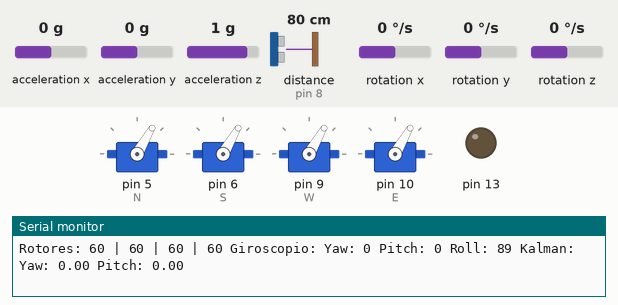
Simulated run of this sketch. Board: Arduino Uno, built with avr-gcc and run on an emulated ATmega328P. On the bench: 4 × servo, output pins drawn as LEDs (lit = HIGH), the last lines printed to the serial monitor. The test bench sets the inputs (shaded band); at power-on: acceleration x 0 g, acceleration y 0 g, acceleration z 1 g, distance to the obstacle (sensor on pin 8) 80 cm, rotation x 0 °/s, rotation y 0 °/s, rotation z 0 °/s. The echo pulse lasts 58.3 µs per cm.

Above: at 6.2 s.
6.3 s: acceleration x set to -0.8 g
At 6.6 s:
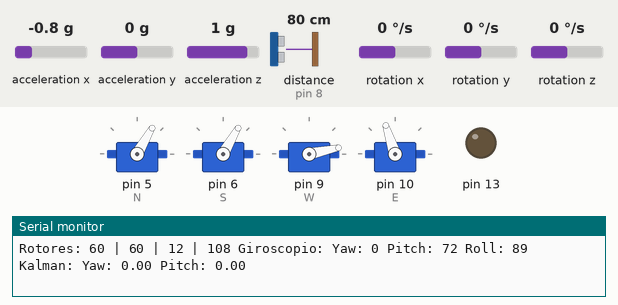
7.8 s: acceleration y set to -1.4 g
At 9.0 s:
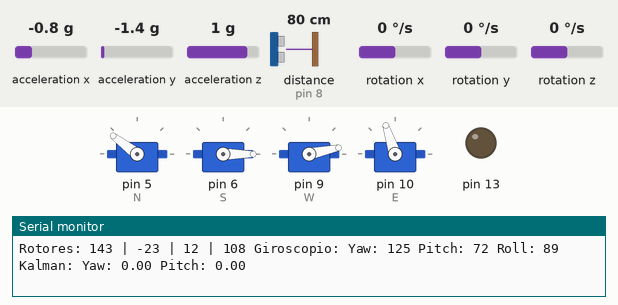
9.3 s: acceleration x set to -1.4 g
At 10.1 s:
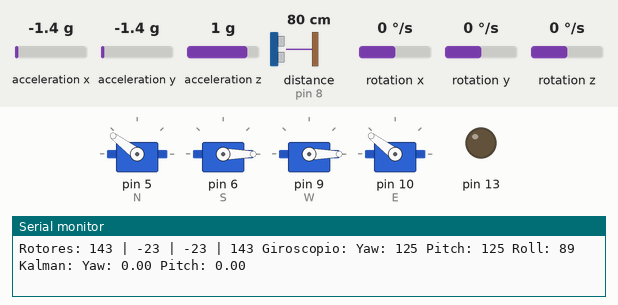
10.8 s: acceleration y set to -0.8 g
At 11.3 s:
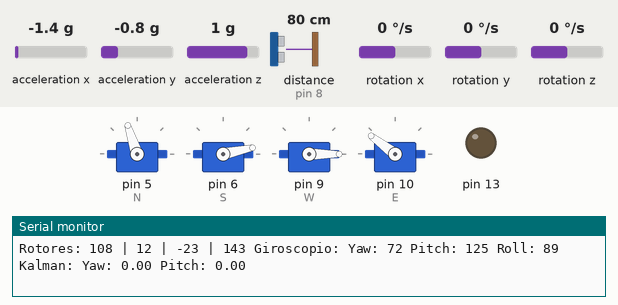
12.3 s: acceleration x set to 0 g
At 12.6 s:
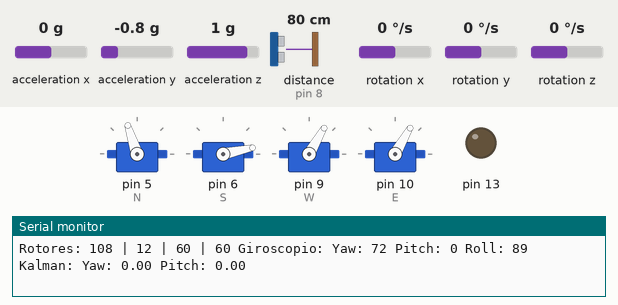
13.8 s: acceleration y set to 0.8 g
At 14.8 s:
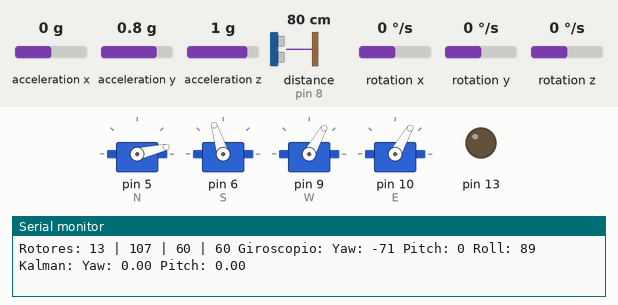
Timing chart, 0 to 16.3 s (numbered marks = the images above; inputs shaded):
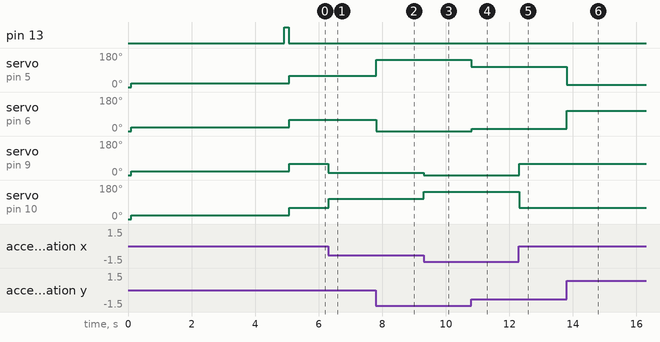

The sketch:

Arduino_receptor_V4.ino
```cpp
/*

 Programa desarrollado para controlar un quadcopter X por Miguel Garnacho Vélez.
 Su uso y modificación es totalmente libre, y dejo notas en el sketch para comprenderlo y mejorarlo.

 Para controlarlo necesitas las librerias incluidas en la carpeta "LIBRERIAS" y un programa de procesing, el cual usa un joystick de PC,
 y otras librerias, mas detalles en el programa de Procesing.
 Tambien se puede usar un mando de xbox modificado, y otra arduino. Los esquemas estan en "DOCUMENTOS". Por lo gneral vale cualquier mando d de Xbox,
 pero hay que tener en cuante que se necesitan habilidades de soldadura blanda y cables, aun así no es complicado, solo hace falta seguir los esquemas.

 El hardware del quadcopter puede se cualquiera, mientras que sean 4 motores brushless y un cuarto ESC. El IMU utilizado es el MPU6050, si tienes uno diferente
 tendrás que cmbiar de libreria y modificar el programa. Tiene que tener 3 ejes de giroscopio y 3 de acelerómetro.

 Sino comprendeis como funciona el filtro Kalman, me temo que no puedo explicaróslo dado que yo tampoco lo se. Es muy avanzado para mi.

*/
#include <Ultrasonic.h>
#include <SoftwareSerial.h>
#include <Servo.h>
#include <Wire.h>
#include <I2Cdev.h>
#include <MPU6050.h>

MPU6050 accelgyro;
int16_t ax, ay, az;
int16_t gx, gy, gz;
int yaw,pitch,roll;
//int pot,mod,restaX,restaY;
int YawRec,PitchRec,RollRec;
int Vel = 60;
int YawCor,PitchCor,RollCor;      //Valores para corregir la trayectoria.
int xVar,yVar;
unsigned long timer;
float timeStep = 0.02;

float biasGyroX, biasGyroY, biasGyroZ, biasAccelX, biasAccelY, biasAccelZ;
float pitchGyro = 0;
float pitchAccel = 0;
float pitchPrediction = 0; //Output of Kalman filter
float rollGyro = 0;
float rollAccel = 0;
float rollPrediction = 0;  //Output of Kalman filter
float giroVar = 0.1;
float deltaGiroVar = 0.1;
float accelVar = 5;
float Pxx = 1; // angle variance
float Pvv = 1; // angle change rate variance
float Pxv = 1; // angle and angle change rate covariance
float kx, kv;

SoftwareSerial xbee(2, 3); // RX, TX
Ultrasonic ultrasonic(9,8); // (Trig PIN,Echo PIN)

#define PARACAIDAS false
#define EST_SMP true
#define DB_S true
#define maxTiempoSinSenal 10000
#define AlturaM 30

// NUNCA DEFINIR LAS DOS A LA VEZ, PUEDE HABER ERRORES
//#define XBEE
#define SERIAL

//#define BAUDIOS 9600
#define BAUDIOS 115200

#define minS 20
#define maxS 200

#define minG -16500
#define maxG 16500
#define minDegree -90
#define maxDegree 90

#define minRec -15
#define maxRec 15

//Creo los rotores
Servo N, W, S ,E;

int Ns = 50;
int Ss = 50;
int Ws = 50;
int Es = 50;

int SELECT = 7;
int INTRO = 4;

int MODO = 5;
long int count;
int altura, alturaMx, AlturaSoporte;

void setup() //---------------------------------SETUP-------------------------------//

{

setupCom();
setupEst();
setupMotores();
setupKalman();

Serial.println("Setup completado");
pinMode(13, OUTPUT);digitalWrite(13, HIGH);delay(150);digitalWrite(13, LOW);

}

void loop() //------------------------------------LOOP--------------------------------//

{

timer = millis();

calcularYPR(); //Consigue el yaw, pitch, roll y los acelerómetros
//filtrarKalman(); //Lo filtra gracias al yaw pitch roll y acelerómetros
calcularVelocidad();
setVelocidad();

parachute(PARACAIDAS);
printD(DB_S);

timer = millis() - timer;
timer = (timeStep * 1000) - timer;
//delay(timer);

}

void serialEvent()

{

#ifdef XBEE
getDataXbee();
#endif

#ifdef SERIAL
getDataSerial();
#endif

}
```

Comunicacion.ino
```cpp
void setupCom()

{

Serial.begin(BAUDIOS);
xbee.begin(BAUDIOS);
xbee.println("PruebaXbee");


}

void getDataXbee()

{

 while (xbee.available() > 0)
  {
   if (xbee.read() == '%')
   {
    YawRec = xbee.parseInt();
    PitchRec = xbee.parseInt();
    RollRec = xbee.parseInt();
    Vel = xbee.parseInt();

    if (xbee.read() == '\n')
    {}
   }
  }
 }

void getDataSerial()

{
 while (Serial.available() > 0)
  {
   if (Serial.read() == '%')
   {
    YawRec = Serial.parseInt();
    PitchRec = Serial.parseInt();
    RollRec = Serial.parseInt();
    Vel = Serial.parseInt();
   }
  }
}
```

Debug.ino
```cpp
void printD(boolean t)

{
   if (t)
   {
      Serial.print("Rotores: ");
      Serial.print(Ns);Serial.print(" | ");Serial.print(Ss);Serial.print(" | ");Serial.print(Ws);Serial.print(" | ");Serial.print(Es);

      Serial.print(" Giroscopio:");
      Serial.print(" Yaw: ");Serial.print(yaw);Serial.print(" Pitch: ");Serial.print(pitch);Serial.print(" Roll: ");Serial.print(roll);

      //if (DB_S) {Serial.print(" Timer: ");Serial.print(timer);}

      Serial.print(" Kalman:");
      Serial.print(" Yaw: ");Serial.print(pitchPrediction);Serial.print(" Pitch: ");Serial.println(rollPrediction);

   }
}

void debugXbeeToSerial()

{
if (xbee.available() > 0)
{Serial.println(xbee.read());}
}

void debugXbee()
{
xbee.println("Probando transmision inalambrica por Xbee");
delay(1500);
}

void debugMotores()

{

 N.write(50);
 S.write(50);
 W.write(50);
 E.write(50);

delay(5000);

 N.write(100);
 S.write(100);
 W.write(100);
 E.write(100);

delay(5000);

 N.write(200);
 S.write(200);
 W.write(200);
 E.write(200);

delay(5000);

 N.write(20);
 S.write(20);
 W.write(20);
 E.write(20);

 delay(1000);

while (true) {} //Aqui finaliza el test hasta que se para.
}
```

Estabilizacion.ino
```cpp
void setupEst()

{

AlturaSoporte = ultrasonic.Ranging(CM);
alturaMx = AlturaM;

Wire.begin();
Serial.println("Initializing I2C devices...");
accelgyro.initialize();
Serial.println("Testing device connections..."); //Comprueba la conexion
Serial.println(accelgyro.testConnection() ? "MPU6050 connection successful" : "MPU6050 connection failed");

}

void calcularVelocidad()

{

YawCor = map(-yaw,-90,90,-Vel,Vel);
PitchCor = map(-pitch,-90,90,-Vel,Vel);

xVar = PitchCor + constrain(PitchRec,minRec,maxRec);
yVar = YawCor + constrain(YawRec,minRec,maxRec);

Ns = Vel - yVar;
Ss = Vel + yVar;
Es = Vel - xVar;
Ws = Vel + xVar;

}

void calcularYPR()

{

accelgyro.getMotion6(&gx, &gy, &gz, &ax, &ay, &az); //Consigue los datos del giroscopio

yaw = -map(gy, minG, maxG, minDegree, maxDegree);
pitch = -map(gx, minG, maxG, minDegree, maxDegree);
roll = map(gz, minG, maxG, minDegree, maxDegree);

}

void nivelar(int aM)

{

ultrasonic.Ranging(CM) - AlturaSoporte;
int velocidad;

if (altura < aM) //Los rotores bajan
{velocidad = 100;}
if (altura == aM) //Los rotores mantienn la altura
{velocidad = 80;}
if (altura > aM) //Los rotores suben
{velocidad = 75;}

setVelocidadTodos(velocidad);

}

/*
   delay(respuesta); //Respuesta
   Serial.println("Est"); //DEBUG
   //Calculos de variables necesarias

   pot = Ns; //Como todos los valores son iguales, da igual (a la hora de estabilizar)
   mod = int(map(sqrt(sq(X) + sq(Y)),0,128,0,pot)); //calcula el modulo
   restaX = int(map(X, minDegree, maxDegree, 0, pot));
   restaY = int(map(Y, minDegree, maxDegree, 0, pot));

   X = -X;Y = -Y;// Invierte el vector para contrarestar

   //Modificacion de velocidad

   if (X > 0 && Y > 0) // 1
   {
   Es = pot - mod;
   Ns = pot - restaY;
   Ss = pot - restaX;
   Ws = pot;
   }
   if (X < 0 && Y > 0)  // 2
   {
   Ns = pot - mod;
   Es = pot - restaY;
   Ws = pot - restaX;
   Ss = pot;
   }

   if (X < 0 && Y < 0) // 3
   {
   Ws = pot - mod;
   Ns = pot - restaY;
   Ss = pot - restaX;
   Es = pot;
   }
   if (X > 0 && Y < 0)  // 4
   {
   Ss = pot - mod;
   Es = pot - restaY;
   Ws = pot - restaX;
   Ns = pot;
   }

   if (X == 0) //Se mueve por el eje Y
   {
    if (Y > 0)
    {Ns = pot - restaY;Es = pot - restaY;Ws = pot;Ss = pot;}
    else
    {Ws = pot - restaY;Ss = pot - restaY;Ns = pot;Es = pot;}
   }
   if (Y == 0) //Se mueve por el eje X
   {
    if (X > 0)
    {Es = pot - restaX;Ss = pot - restaX;Ns = pot;Ws = pot;}
    else
    {Ws = pot - restaX;Ns = pot - restaX;Ss = pot;Es = pot;}
   }

   if (X == 0 && Y == 0) //Origen
   {Ns = pot;Ss = pot;Ws = pot;Es = pot;}
*/
```

Kalman.ino
```cpp
void setupKalman()
{
  int totalGyroXValues = 0;
  int totalGyroYValues = 0;
  int totalGyroZValues = 0;
  int totalAccelXValues = 0;
  int totalAccelYValues = 0;
  int totalAccelZValues = 0;
  int i;

  delay(100); //wait for gyro
  for (i = 0; i < 50; i += 1)
  {
    calcularYPR();
    totalGyroXValues += gx;
    totalGyroYValues += gy;
    totalGyroZValues += gz;
    totalAccelXValues += ax;
    totalAccelYValues += ay;
    totalAccelZValues += az;
    delay(50);
  }
  biasGyroX = totalGyroXValues / 50;
  biasGyroY = totalGyroYValues / 50;
  biasGyroZ = totalGyroZValues / 50;
  biasAccelX = totalAccelXValues / 50;
  biasAccelY = totalAccelYValues / 50;
  biasAccelZ = (totalAccelZValues / 50) - 256;

}

void filtrarKalman()

{

  pitchAccel = atan2((ay - biasAccelY) / 256, (az - biasAccelZ) / 256) * 360.0 / (2*PI);
  pitchGyro = pitchGyro + ((gx - biasGyroX) / 14.375) * timeStep;
  pitchPrediction = pitchPrediction + ((gx - biasGyroX) / 14.375) * timeStep;

  rollAccel = atan2((ax - biasAccelX) / 256, (ay - biasAccelZ) / 256) * 360.0 / (2*PI);
  rollGyro = rollGyro - ((gy - biasGyroY) / 14.375) * timeStep;
  rollPrediction = rollPrediction - ((gy - biasGyroY) / 14.375) * timeStep;

  Pxx += timeStep * (2 * Pxv + timeStep * Pvv);
  Pxv += timeStep * Pvv;
  Pxx += timeStep * giroVar;
  Pvv += timeStep * deltaGiroVar;
  kx = Pxx * (1 / (Pxx + accelVar));
  kv = Pxv * (1 / (Pxx + accelVar));

  pitchPrediction += (pitchAccel - pitchPrediction) * kx;  //OUTPUT
  rollPrediction += (rollAccel - rollPrediction) * kx;     //OUTPUT

  Pxx *= (1 - kx);
  Pxv *= (1 - kx);
  Pvv -= kv * Pxv;

}
```

Motores.ino
```cpp
void setupMotores()

{

  N.attach(5);
  S.attach(6);
  W.attach(9);
  E.attach(10);

  arm();

}

void setVelocidadTodos(int vel)

{

      N.write(vel);
      S.write(vel);
      W.write(vel);
      E.write(vel);

}

void setVelocidad()

{

      N.write(Ns);
      S.write(Ss);
      W.write(Ws);
      E.write(Es);

}

void arm()

{                            // Funcion del armado del ESC
 N.write(0);
 S.write(0);
 W.write(0);
 E.write(0);
 delay(100);
 N.write(20);
 S.write(20);
 W.write(20);
 E.write(20);
 delay(2000);

 Serial.println("Setup de motores hecho");
}

void parachute(boolean p)

{
 if (p) //Si el protocolo esta activado
 {

   if (xbee.available()) {count = 0;} else {count++;}//Cada vez que no hay señal suma 1 al count

   if (count = maxTiempoSinSenal)

    {

      N.write(constrain(60,minS,maxS));
      S.write(constrain(60,minS,maxS));
      W.write(constrain(60,minS,maxS));
      E.write(constrain(60,minS,maxS));

      Serial.println("Protocolo de aterrizaje");
    } //Se activa el protocolo
 }
}
```

Measured:
- after the input at 6.3 s, servo on pin 9 (W): 60° → 12° at once; servo on pin 10 (E): 60° → 108° at once
- after the input at 7.8 s, servo on pin 5 (N): 60° → 143° at once; servo on pin 6 (S): 60° → 0° at once
- after the input at 9.3 s, servo on pin 9 (W): 12° → 0° at once; servo on pin 10 (E): 108° → 143° at once
- after the input at 10.8 s, servo on pin 5 (N): 143° → 108° at once; servo on pin 6 (S): 0° → 12° at once
- after the input at 12.3 s, servo on pin 9 (W): 0° → 60° at once; servo on pin 10 (E): 143° → 60° at once
- after the input at 13.8 s, servo on pin 5 (N): 108° → 13° at once; servo on pin 6 (S): 12° → 107° at once
